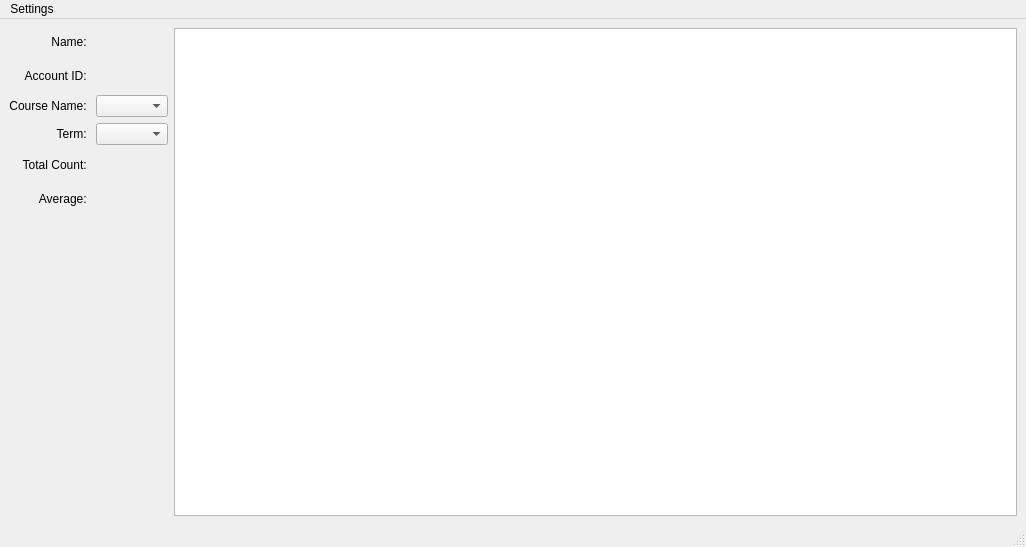
<?xml version="1.0" encoding="UTF-8"?>
<ui version="4.0">
 <class>TeacherForm</class>
 <widget class="QMainWindow" name="TeacherForm">
  <property name="geometry">
   <rect>
    <x>0</x>
    <y>0</y>
    <width>1026</width>
    <height>547</height>
   </rect>
  </property>
  <property name="windowTitle">
   <string>MainWindow</string>
  </property>
  <widget class="QWidget" name="centralwidget">
   <layout class="QGridLayout" name="gridLayout_2">
    <item row="0" column="0">
     <layout class="QGridLayout" name="gridLayout">
      <item row="2" column="1">
       <widget class="QComboBox" name="cbbCourse"/>
      </item>
      <item row="5" column="0">
       <widget class="QLabel" name="lblAverage">
        <property name="text">
         <string>Average: </string>
        </property>
        <property name="alignment">
         <set>Qt::AlignRight|Qt::AlignTrailing|Qt::AlignVCenter</set>
        </property>
       </widget>
      </item>
      <item row="3" column="1">
       <widget class="QComboBox" name="cbbTerm"/>
      </item>
      <item row="1" column="0">
       <widget class="QLabel" name="lblAccountID">
        <property name="text">
         <string>Account ID: </string>
        </property>
        <property name="alignment">
         <set>Qt::AlignRight|Qt::AlignTrailing|Qt::AlignVCenter</set>
        </property>
       </widget>
      </item>
      <item row="2" column="0">
       <widget class="QLabel" name="label_3">
        <property name="text">
         <string>Course Name: </string>
        </property>
        <property name="alignment">
         <set>Qt::AlignRight|Qt::AlignTrailing|Qt::AlignVCenter</set>
        </property>
       </widget>
      </item>
      <item row="4" column="0">
       <widget class="QLabel" name="lblCount">
        <property name="text">
         <string>Total Count: </string>
        </property>
        <property name="alignment">
         <set>Qt::AlignRight|Qt::AlignTrailing|Qt::AlignVCenter</set>
        </property>
       </widget>
      </item>
      <item row="3" column="0">
       <widget class="QLabel" name="label_4">
        <property name="text">
         <string>Term: </string>
        </property>
        <property name="alignment">
         <set>Qt::AlignRight|Qt::AlignTrailing|Qt::AlignVCenter</set>
        </property>
       </widget>
      </item>
      <item row="0" column="0">
       <widget class="QLabel" name="lblName">
        <property name="text">
         <string>Name: </string>
        </property>
        <property name="alignment">
         <set>Qt::AlignRight|Qt::AlignTrailing|Qt::AlignVCenter</set>
        </property>
       </widget>
      </item>
      <item row="0" column="1">
       <widget class="QLabel" name="txtName">
        <property name="text">
         <string/>
        </property>
       </widget>
      </item>
      <item row="1" column="1">
       <widget class="QLabel" name="txtAccountID">
        <property name="text">
         <string/>
        </property>
       </widget>
      </item>
      <item row="4" column="1">
       <widget class="QLabel" name="txtCount">
        <property name="text">
         <string/>
        </property>
       </widget>
      </item>
      <item row="5" column="1">
       <widget class="QLabel" name="txtAverage">
        <property name="text">
         <string/>
        </property>
       </widget>
      </item>
      <item row="0" column="2" rowspan="15">
       <widget class="QTableView" name="tableView"/>
      </item>
     </layout>
    </item>
   </layout>
  </widget>
  <widget class="QMenuBar" name="menubar">
   <property name="geometry">
    <rect>
     <x>0</x>
     <y>0</y>
     <width>1026</width>
     <height>26</height>
    </rect>
   </property>
   <widget class="QMenu" name="menuset">
    <property name="title">
     <string>Settings</string>
    </property>
    <addaction name="acImport"/>
    <addaction name="acExport"/>
    <addaction name="actionDelete"/>
    <addaction name="acSave"/>
    <addaction name="actionSave_All"/>
    <addaction name="acStatistics"/>
    <addaction name="separator"/>
    <addaction name="acLogout"/>
   </widget>
   <addaction name="menuset"/>
  </widget>
  <widget class="QStatusBar" name="statusbar"/>
  <action name="acImport">
   <property name="text">
    <string>Import</string>
   </property>
  </action>
  <action name="acSave">
   <property name="text">
    <string>Save</string>
   </property>
  </action>
  <action name="acStatistics">
   <property name="text">
    <string>Statistics</string>
   </property>
  </action>
  <action name="acLogout">
   <property name="text">
    <string>Logout</string>
   </property>
  </action>
  <action name="acExport">
   <property name="text">
    <string>Export</string>
   </property>
  </action>
  <action name="actionDelete">
   <property name="text">
    <string>Delete</string>
   </property>
  </action>
  <action name="actionSave_All">
   <property name="text">
    <string>Save All</string>
   </property>
  </action>
  <action name="actionNew">
   <property name="text">
    <string>New</string>
   </property>
  </action>
 </widget>
 <resources/>
 <connections/>
</ui>
